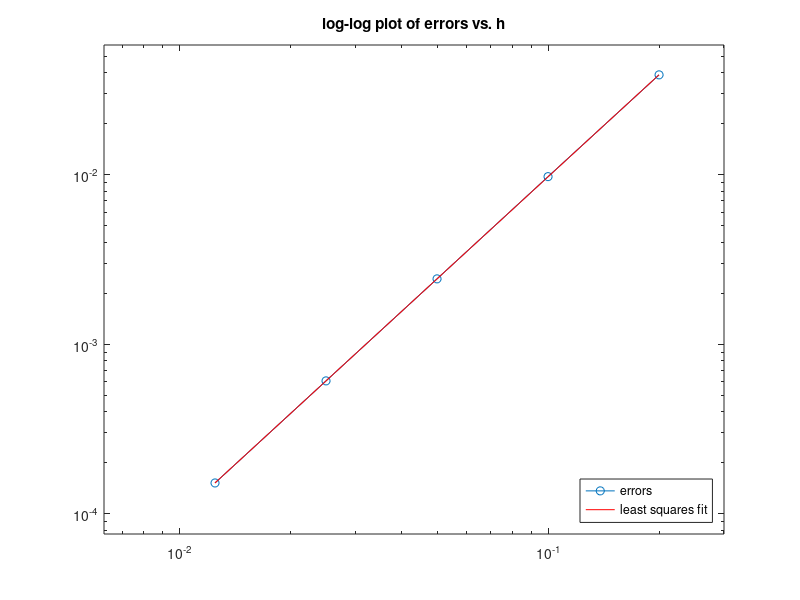

The MATLAB source for this figure:
hval = [2/10, 2/20, 2/40, 2/80, 2/160];
E = [3.88E-02, 9.74E-03, 2.43E-03, 6.08E-04, 1.52E-04];
h = hval';
E2 = E';
ntest = length(h);
loglog(h,E2,'o-')
axis([.5*min(h) 1.5*max(h)  .5*min(E) 1.5*max(E)])
title('log-log plot of errors vs. h')

Ap = ones(ntest,2);
Ap(:,2) = log(h);
bp = log(E2);
Kp = Ap\bp; % K + p*log(h) = log(E2), E2 = exp(K)*h.^p
K = Kp(1);
p = Kp(2);
disp(sprintf('Least squares fit gives E(h) = %g * h^%g',exp(K),p))

% add graph of this line to loglog plot:
hold on
err1 = exp(K)*h.^p;
loglog(h,err1,'r')
legend('errors', 'least squares fit','Location','SouthEast')
hold off